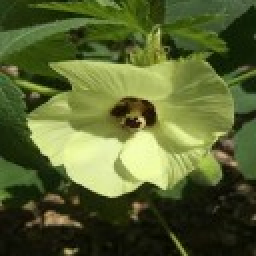
#> input picture Indonesia-Medicinal-Plant-dataset/Indonesia-Medicinal-Plant-Dataset/Abelmoschus Esculentus (Okra)/40.jpg, 128 x 128 px (shown 2 times larger); its folder holds 3 pictures in this run
$ python 00_prepare.py
#> lines starting #> are read from the running program, lines starting #| are printed output that depends on the picture
### tanaman-obat/scripts/common.py
"""Utilitas bersama untuk pipeline tanaman obat (tim ML).

Semua output masuk ke  tanaman-obat/output/
"""
import json
from pathlib import Path

import numpy as np
import pandas as pd

BASE = Path(r"C:\Users\Wahyu Pratomo\Project Machine Learning\tanaman-obat")
OUT = BASE / "output"
DATA = OUT / "_data"
TAGS_CSV = BASE / "analisis" / "peta_tag_draf.csv"

for _d in (OUT, DATA):
    _d.mkdir(parents=True, exist_ok=True)


def load_labels():
    return json.loads((DATA / "labels.json").read_text(encoding="utf-8"))


# [11 lines left out: functions load_tags, tag_arrays, not called in this run]


def topk_acc(y, prob, k=3):
    top = np.argsort(-prob, axis=1)[:, :k]
    return float(np.mean([y[i] in top[i] for i in range(len(y))]))


# [66 lines left out: functions safety_metrics, abstain_curve, worst_classes, show_fig, tampil, tampil_teks, not called in this run]


def save_json(path, obj):
    Path(path).write_text(json.dumps(obj, indent=2, ensure_ascii=False), encoding="utf-8")
    print("  json ->", path)

### tanaman-obat/scripts/00_prepare.py
"""Tahap 1: bersihkan dataset + split 70/15/15 stratified.

- buang duplikat persis (MD5)
- buang near-duplicate dalam kelas (dHash <= 2, konservatif)
- simpan manifest train/val/test ke output/_data/
"""
import hashlib
import json
import sys
from collections import defaultdict
from pathlib import Path

import numpy as np
import pandas as pd
from PIL import Image, ImageFile
from sklearn.model_selection import train_test_split

ImageFile.LOAD_TRUNCATED_IMAGES = True

sys.path.insert(0, str(Path(__file__).parent))
from common import DATA, OUT  # noqa: E402

ROOT = Path(r"C:\Users\Wahyu Pratomo\Downloads\Indonesia-Medicinal-Plant-dataset\Indonesia-Medicinal-Plant-Dataset")
NEAR_DUP_MAX = 2


def md5(p):
    return hashlib.md5(Path(p).read_bytes()).hexdigest()


def dhash(p, size=8):
#> called with size = 8
    with Image.open(p) as im:
#> im is the input picture: PIL image 128x128 RGB; mean R, G, B 87.3, 99, 49.1
        a = np.asarray(im.convert("L").resize((size + 1, size), Image.BILINEAR), dtype=np.int16)
    return (a[:, 1:] > a[:, :-1]).flatten()


print("=== TAHAP 0-1: cek dataset + pembersihan ===", flush=True)
rows = []
for d in sorted(p for p in ROOT.iterdir() if p.is_dir()):
    for f in sorted(d.iterdir()):
        if f.is_file() and f.suffix.lower() == ".jpg":
            rows.append({"path": str(f), "label": d.name})
df = pd.DataFrame(rows)
print(f"file terbaca: {len(df):,} | folder: {df.label.nunique()}", flush=True)

labels = sorted(df.label.unique())
idx = {c: i for i, c in enumerate(labels)}
df["y"] = df.label.map(idx)
(DATA / "labels.json").write_text(json.dumps(labels, indent=1, ensure_ascii=False), encoding="utf-8")

# --- duplikat persis ---
print("hitung MD5...", flush=True)
df["md5"] = [md5(p) for p in df.path]
n0 = len(df)
df = df.drop_duplicates("md5", keep="first").reset_index(drop=True)
exact_removed = n0 - len(df)
print(f"duplikat persis dibuang: {exact_removed}", flush=True)

# --- near duplicate dalam kelas ---
print("hitung dHash...", flush=True)
df["hash"] = [dhash(p) for p in df.path]
#> call 2 of dhash, with size = 8
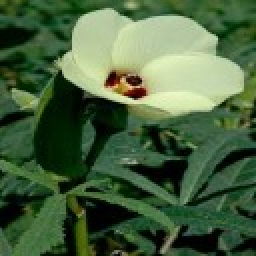
#> input picture Indonesia-Medicinal-Plant-dataset/Indonesia-Medicinal-Plant-Dataset/Abelmoschus Esculentus (Okra)/49.jpg, 128 x 128 px (shown 2 times larger)
#> in dhash, im is the input picture: PIL image 128x128 RGB; mean R, G, B 72.3, 98.4, 63.2
#> call 3 of dhash, with size = 8
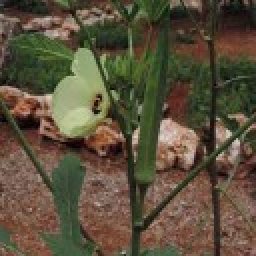
#> input picture Indonesia-Medicinal-Plant-dataset/Indonesia-Medicinal-Plant-Dataset/Abelmoschus Esculentus (Okra)/8.jpg, 128 x 128 px (shown 2 times larger)
#> in dhash, im is the input picture: PIL image 128x128 RGB; mean R, G, B 91.5, 80.5, 59.9
#> call 4 of dhash, with size = 8
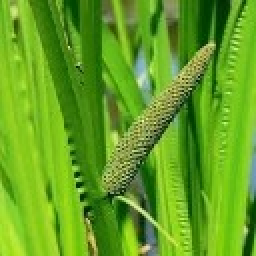
#> input picture Indonesia-Medicinal-Plant-dataset/Indonesia-Medicinal-Plant-Dataset/Acorus Calamus (Dlingo)/35.jpg, 128 x 128 px (shown 2 times larger)
#> in dhash, im is the input picture: PIL image 128x128 RGB; mean R, G, B 100.2, 161.6, 33.2
keep = np.ones(len(df), dtype=bool)
by_class = defaultdict(list)
for i, lab in enumerate(df.label.values):
    by_class[lab].append(i)
near_removed = 0
for lab, ids in by_class.items():
    kept_idx = []
    for i in ids:
        dup = False
        for j in kept_idx:
            if int((df.hash.values[i] != df.hash.values[j]).sum()) <= NEAR_DUP_MAX:
                dup = True
                break
        if dup:
            keep[i] = False
            near_removed += 1
        else:
            kept_idx.append(i)
df = df[keep].drop(columns=["hash"]).reset_index(drop=True)
print(f"near-duplicate dibuang: {near_removed}", flush=True)

# --- split stratified ---
#> (the run stopped early here; a loop or call above may not have finished)
